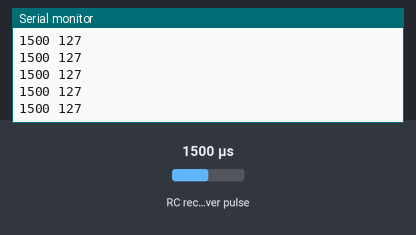
A sketch run on a simulated Arduino Uno, built with avr-gcc and run on an emulated ATmega328P. On the bench: the last lines printed to the serial monitor. Wiring (inferred from the names in the program): RC receiver channel: data pin 2. The test bench sets the inputs (shaded band); at power-on: RC receiver pulse 1500 µs.

Above: at 1.2 s.
1.3 s: RC receiver pulse (sensor on pin 2) set to 1020 µs
At 2.2 s:
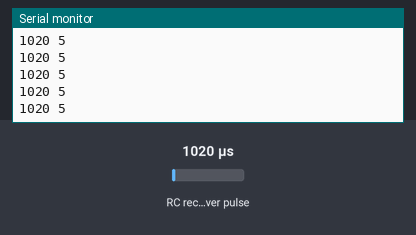
2.8 s: RC receiver pulse (sensor on pin 2) set to 1250 µs
At 3.6 s:
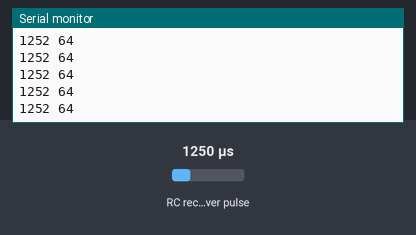
Timing chart, 0 to 5.8 s (numbered marks = the images above; inputs shaded):
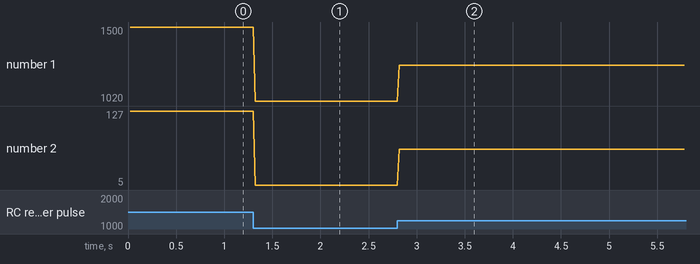

The sketch:

pwm_signal_test.ino
```cpp
#define THROTTLE 2

volatile long unsigned int signalStart = 0;
volatile long unsigned int signalEnd = 0;
volatile long unsigned int signalLength = 0;

void pwm_reading_interrupt() {
  int isHigh = digitalRead(THROTTLE);
  if (isHigh) {
    signalStart = micros();
  } else {
    signalEnd = micros();
    update();
  }
}

void update() {
  signalLength = signalEnd - signalStart;
  Serial.print(signalLength);

  int pwmValue = map(signalLength, 1000, 2000, 0, 255);
  int dutyValue = constrain(pwmValue, 0, 255);

  Serial.print(" ");
  Serial.println(dutyValue);
}

void setup() {
  Serial.begin(9600);
  pinMode(THROTTLE, INPUT);
  attachInterrupt(digitalPinToInterrupt(THROTTLE), pwm_reading_interrupt, CHANGE);
}

void loop() {
  // Your main code here
}
```

Measured:
- after the input at 1.3 s, the serial monitor: prints a new line at once (image 1)
- after the input at 2.8 s, the serial monitor: prints a new line at once (image 2)
- plotted number 1: 1500 → 1020 after the input at 1.3 s, 1020 → 1252 after the input at 2.8 s
- plotted number 2: 127 → 5 after the input at 1.3 s, 5 → 64 after the input at 2.8 s
